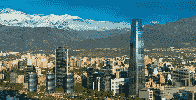
#> input picture assets/santiago.png, 196 x 100 px; its folder holds 5 pictures in this run
$ python ex_color_palette_anim.py   (older library calls are emulated)
#> lines starting #> are read from the running program, lines starting #| are printed output that depends on the picture
### examples/ex_color_palette.py
# coding=utf-8
"""Simulating an indirect color scheme with matplotlib"""

import numpy as np
import matplotlib.pyplot as mpl
import matplotlib.animation as animation
import sys, os.path
sys.path.append(os.path.dirname(os.path.dirname(os.path.abspath(__file__))))
from grafica.assets_path import getAssetPath

__author__ = "Daniel Calderon"
__license__ = "MIT"

# Extract the different colors from an image
def getColorPalette(image):

    # 3 dimensions: row, column and color
    assert len(image.shape) == 3

    # color must have 3 components (RGB)
    assert image.shape[2] == 3

    # Here we will construct the indexed image, the index is only 8 bits long representing a positive integer number
    indexedImage = np.zeros(shape=(image.shape[0], image.shape[1]), dtype=np.uint8)

    # A helper dictionary to associate colors and indices easily
    colorsDict = {}
    # A list to associate indices and colors easily
    colorsPalette = []

    # Checking each row
    for i in range(image.shape[0]):
        # Checking each column
        for j in range(image.shape[1]):
            # The value image[i,j,X] corresponds to the pixel located at i,j.
            # X could be 0, 1 or 2, refering to the color component Read, Green or Blue respectively.
            # The color component value is float value between 0 and 1.

            # converting the numpy array into a python tuple, which can be used as index in a python dictionary
            pixelColor = (image[i,j,0], image[i,j,1], image[i,j,2])

            # if the color is not in the palette, it is added
            if pixelColor not in colorsDict:
                # Getting an index for the new color
                colorIndex = len(colorsDict)
                # Storing the index in the dictionary for further queries
                colorsDict[pixelColor] = colorIndex
                # Storing the color associated with a given color index
                colorsPalette += [image[i,j,:]]

            # storing the index in the indexed image
            #print("pp", colorsDict, pixelColor)
            indexedImage[i,j] = colorsDict[pixelColor]

    # returning indexed image and its colors
    return indexedImage, colorsPalette


def assignColors(indexedImage, colorsPalette):

    # 2 dimensions: row and column
    assert len(indexedImage.shape) == 2

    # Here we will construct the image
    image = np.zeros(shape=(indexedImage.shape[0], indexedImage.shape[1], 3), dtype=np.float)

    # Checking each row
    for i in range(indexedImage.shape[0]):
        # Checking each column
        for j in range(indexedImage.shape[1]):
            # Painting the image with the color in the palette
            colorIndex = indexedImage[i,j]
            image[i,j,:] = colorsPalette[colorIndex]

    return image


# [10 lines left out: function modifyPalette, not called in this run]


# [33 lines that do not run on import are left out]

### grafica/assets_path.py
# coding=utf-8
"""Convenience functionality to access assets files"""

import os.path

__author__ = "Daniel Calderon"
__license__ = "MIT"


def getAssetPath(filename):
    """Convenience function to access assets files regardless from where you run the example script."""

    thisFilePath = os.path.abspath(__file__)
    thisFolderPath = os.path.dirname(thisFilePath)
    parentFolderPath = os.path.dirname(thisFolderPath)
    assetsDirectory = os.path.join(parentFolderPath, "assets")
    requestedPath = os.path.join(assetsDirectory, filename)
    return requestedPath

### examples/ex_color_palette_anim.py
# coding=utf-8
"""Animation changing the color palette  while simulating an indirect color scheme with matplotlib"""

from ex_color_palette import *
import sys, os.path
sys.path.append(os.path.dirname(os.path.dirname(os.path.abspath(__file__))))
from grafica.assets_path import getAssetPath

__author__ = "Daniel Calderon"
__license__ = "MIT"

def updatePalette(colorPalette, t):

    newPalette = []

    for color in colorPalette:
        # Generating a new color changing the RGB order...
        newColor = np.array([
            color[0],
            color[1] * t,
            color[2] * t],
            dtype=np.float)
        newPalette += [newColor]

    return newPalette


if __name__ == "__main__":

    # Reading an image into a numpy array
    originalImage = mpl.imread(getAssetPath("santiago.png"))
#> originalImage is the input picture: shape (100, 196, 4) float32; mean R, G, B, A 0.335, 0.455, 0.454, 1

    # Removing alpha channel if present
    if originalImage.shape[2] == 4:
        originalImage = originalImage[:,:,0:3]
#> originalImage: shape (100, 196, 3) float32

    # Obtaining all different colors in the image and the indexed image
    indexedImage, colorPalette = getColorPalette(originalImage)
#> after the loop in getColorPalette, `for i in range(image.shape[0]):`:
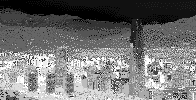
#> indexedImage: shape (100, 196); min 0, max 15, mean 6.8; drawn with min black and max white
#> after the loop in getColorPalette, `for i in range(image.shape[0]):`: colorsDict = 16 items; colorsPalette = 16 items, first 6: [0.0275, 0.573, 0.765], [0.0196, 0.447, 0.639], [0.106, 0.298, 0.373], [0.58, 0.741, 0.776], [0.851, 0.89, 0.859], [0.357, 0.478, 0.51]
#> colorPalette has the same summary as colorsPalette in getColorPalette

    # Reconstructing image
    animatedImage = assignColors(indexedImage, colorPalette)

    fig, ax = mpl.subplots()
    im = ax.imshow(originalImage, animated=True)

    time = 0

    def updateFig(*args):
        global time
        time += 0.1
        param = np.abs(np.sin(time))
        newColorPalette = updatePalette(colorPalette, param)
#> the loop in updatePalette, `for color in colorPalette:` made 16 passes
#> (color, newColor) on passes 3 to 14: ([0.106, 0.298, 0.373], [0.106, 0.0298, 0.0372]), ([0.58, 0.741, 0.776], [0.58, 0.074, 0.0775]), ([0.851, 0.89, 0.859], [0.851, 0.0889, 0.0857]), ([0.357, 0.478, 0.51], [0.357, 0.0478, 0.0509]), ([0.31, 0.388, 0.4], [0.31, 0.0388, 0.0399]), ([0.624, 0.624, 0.522], [0.624, 0.0622, 0.0521]), ([0.176, 0.227, 0.204], [0.176, 0.0227, 0.0204]), ([0.286, 0.333, 0.286], [0.286, 0.0333, 0.0286]), ([0.502, 0.494, 0.4], [0.502, 0.0493, 0.0399]), ([0.0745, 0.133, 0.133], [0.0745, 0.0133, 0.0133]), ([0.439, 0.4, 0.278], [0.439, 0.0399, 0.0278]), ([0.294, 0.29, 0.133], [0.294, 0.029, 0.0133])
#> (color, newPalette) on passes 1 to 2: ([0.0275, 0.573, 0.765], [[0.0275, 0.0572, 0.0763]]), ([0.0196, 0.447, 0.639], [[0.0275, 0.0572, 0.0763], [0.0196, 0.0446, 0.0638]])
#> after the loop in updatePalette, `for color in colorPalette:`: newPalette = 16 items, first 6: [0.0275, 0.0572, 0.0763], [0.0196, 0.0446, 0.0638], [0.106, 0.0298, 0.0372], [0.58, 0.074, 0.0775], [0.851, 0.0889, 0.0857], [0.357, 0.0478, 0.0509]
#> newColorPalette has the same summary as newPalette in updatePalette
        updatedImage = assignColors(indexedImage, newColorPalette)
#> after the loop in assignColors (call 2), `for i in range(indexedImage.shape[0]):`:
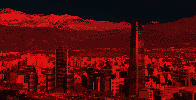
#> image: shape (100, 196, 3) float64; mean of channels 0, 1, 2 0.335, 0.0454, 0.0453; drawn as R, G, B
        im.set_array(updatedImage)
        return im,

    ani = animation.FuncAnimation(fig, updateFig, interval=50, blit=True)
#> the loop in updatePalette (call 2), `for color in colorPalette:` made 16 passes
#> (color, newColor) on passes 3 to 14: ([0.106, 0.298, 0.373], [0.106, 0.0592, 0.074]), ([0.58, 0.741, 0.776], [0.58, 0.147, 0.154]), ([0.851, 0.89, 0.859], [0.851, 0.177, 0.171]), ([0.357, 0.478, 0.51], [0.357, 0.095, 0.101]), ([0.31, 0.388, 0.4], [0.31, 0.0771, 0.0795]), ([0.624, 0.624, 0.522], [0.624, 0.124, 0.104]), ([0.176, 0.227, 0.204], [0.176, 0.0452, 0.0405]), ([0.286, 0.333, 0.286], [0.286, 0.0662, 0.0569]), ([0.502, 0.494, 0.4], [0.502, 0.0982, 0.0795]), ([0.0745, 0.133, 0.133], [0.0745, 0.0265, 0.0265]), ([0.439, 0.4, 0.278], [0.439, 0.0795, 0.0553]), ([0.294, 0.29, 0.133], [0.294, 0.0577, 0.0265])
#> (color, newPalette) on passes 1 to 2: ([0.0275, 0.573, 0.765], [[0.0275, 0.114, 0.152]]), ([0.0196, 0.447, 0.639], [[0.0275, 0.114, 0.152], [0.0196, 0.0888, 0.127]])
#> after the loop in assignColors (call 3), `for i in range(indexedImage.shape[0]):`:
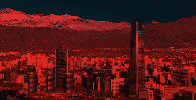
#> image: shape (100, 196, 3) float64; mean of channels 0, 1, 2 0.335, 0.0904, 0.0902; drawn as R, G, B
    mpl.show()
